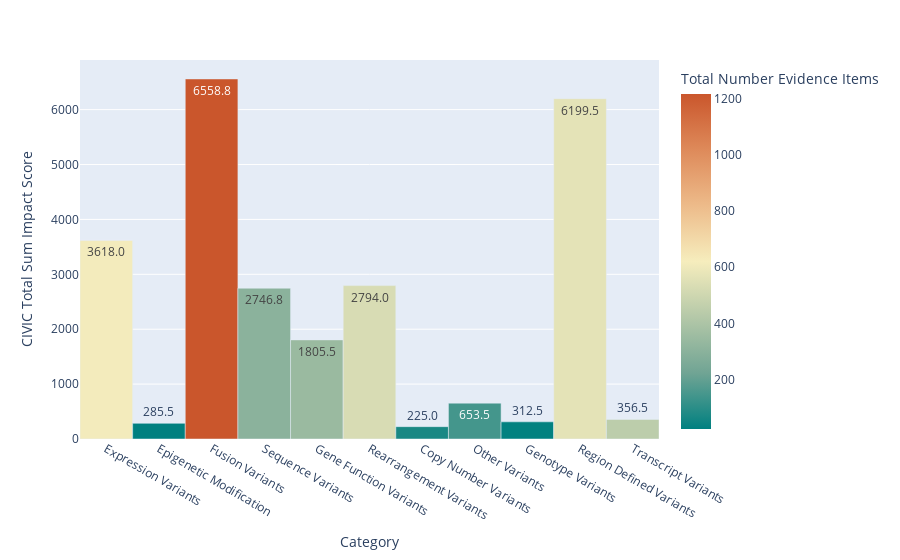

Here is the notebook cell this chart was saved with:
### Markdown cell above
The bar graph below shows the relationship between the Not Suported variant sub category impact score and the sub category. Additionally, the colors illustrate the number of evidence items associated each sub category.

### Code cell
fig = px.bar(
    not_supported_variant_impact_df,
    x="Category",
    y="CIVIC Total Sum Impact Score",
    hover_data=[
        "Total Number Evidence Items",
        not_supported_variant_impact_df["% Accepted Evidence Items"],
    ],
    color="Total Number Evidence Items",
    labels={"CIVIC Total Sum Impact Score": "CIVIC Total Sum Impact Score"},
    text_auto=".1f",
    color_continuous_scale="geyser",
)
fig.update_traces(width=1)
fig.show()

### Figure 1 — Plotly figure (JSON) as saved in the notebook; plotly's stock layout.template omitted (floating-point values rounded to 4 significant figures)
{"data": [{"alignmentgroup": "True", "customdata": [[610, "56.07%"], [23, "95.65%"], [1218, "61.33%"], [302, "64.90%"], [345, "44.64%"], [531, "38.04%"], [67, "46.27%"], [144, "40.28%"], [27, "62.96%"], [566, "72.08%"], [446, "12.11%"]], "hovertemplate": "Category=%{x}<br>CIVIC Total Sum Impact Score=%{y}<br>Total Number Evidence Items=%{marker.color}<br>% Accepted Evidence Items=%{customdata[1]}<extra></extra>", "legendgroup": "", "marker": {"color": [610, 23, 1218, 302, 345, 531, 67, 144, 27, 566, 446], "coloraxis": "coloraxis", "pattern": {"shape": ""}}, "name": "", "offsetgroup": "", "orientation": "v", "showlegend": false, "textposition": "auto", "texttemplate": "%{y:.1f}", "type": "bar", "width": 1, "x": ["Expression Variants", "Epigenetic Modification", "Fusion Variants", "Sequence Variants", "Gene Function Variants", "Rearrangement Variants", "Copy Number Variants", "Other Variants", "Genotype Variants", "Region Defined Variants", "Transcript Variants"], "xaxis": "x", "y": [3618, 285.5, 6559.0, 2747.0, 1806.0, 2794, 225, 653.5, 312.5, 6200.0, 356.5], "yaxis": "y"}], "layout": {"barmode": "relative", "coloraxis": {"colorbar": {"title": {"text": "Total Number Evidence Items"}}, "colorscale": [[0, "rgb(0, 128, 128)"], [0.1667, "rgb(112, 164, 148)"], [0.3333, "rgb(180, 200, 168)"], [0.5, "rgb(246, 237, 189)"], [0.6667, "rgb(237, 187, 138)"], [0.8333, "rgb(222, 138, 90)"], [1, "rgb(202, 86, 44)"]]}, "legend": {"tracegroupgap": 0}, "margin": {"t": 60}, "xaxis": {"anchor": "y", "domain": [0, 1], "title": {"text": "Category"}}, "yaxis": {"anchor": "x", "domain": [0, 1], "title": {"text": "CIVIC Total Sum Impact Score"}}}}
